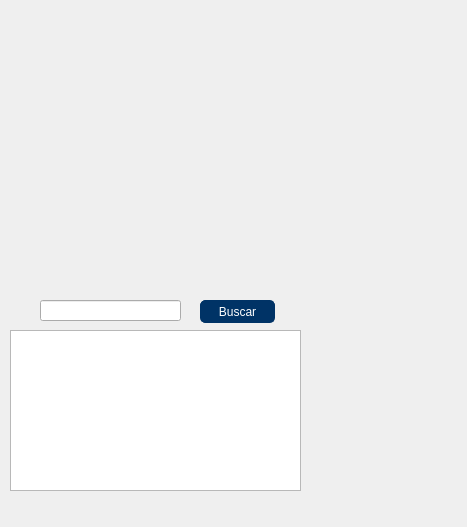
<?xml version="1.0" encoding="UTF-8"?>
<ui version="4.0">
 <class>Form</class>
 <widget class="QWidget" name="Form">
  <property name="geometry">
   <rect>
    <x>0</x>
    <y>0</y>
    <width>467</width>
    <height>527</height>
   </rect>
  </property>
  <property name="windowTitle">
   <string>Form</string>
  </property>
  <widget class="QPushButton" name="BUSCAR">
   <property name="geometry">
    <rect>
     <x>200</x>
     <y>300</y>
     <width>75</width>
     <height>23</height>
    </rect>
   </property>
   <property name="styleSheet">
    <string notr="true">border-style: solid;
border-width: 1px;
border-color: rgb(0, 51, 102);
background-color: rgb(0, 51, 102);
color: rgb(255, 255, 255);
border-radius: 5px;</string>
   </property>
   <property name="text">
    <string>Buscar</string>
   </property>
  </widget>
  <widget class="QLineEdit" name="AGREGAR">
   <property name="geometry">
    <rect>
     <x>40</x>
     <y>300</y>
     <width>141</width>
     <height>21</height>
    </rect>
   </property>
  </widget>
  <widget class="QLabel" name="Enviar">
   <property name="enabled">
    <bool>true</bool>
   </property>
   <property name="geometry">
    <rect>
     <x>0</x>
     <y>-10</y>
     <width>601</width>
     <height>541</height>
    </rect>
   </property>
   <property name="text">
    <string/>
   </property>
   <property name="pixmap">
    <pixmap>../../Desktop/sor.jpeg</pixmap>
   </property>
  </widget>
  <widget class="QListWidget" name="ENVIAR1">
   <property name="geometry">
    <rect>
     <x>10</x>
     <y>330</y>
     <width>291</width>
     <height>161</height>
    </rect>
   </property>
  </widget>
  <zorder>Enviar</zorder>
  <zorder>BUSCAR</zorder>
  <zorder>AGREGAR</zorder>
  <zorder>ENVIAR1</zorder>
 </widget>
 <resources/>
 <connections/>
</ui>
